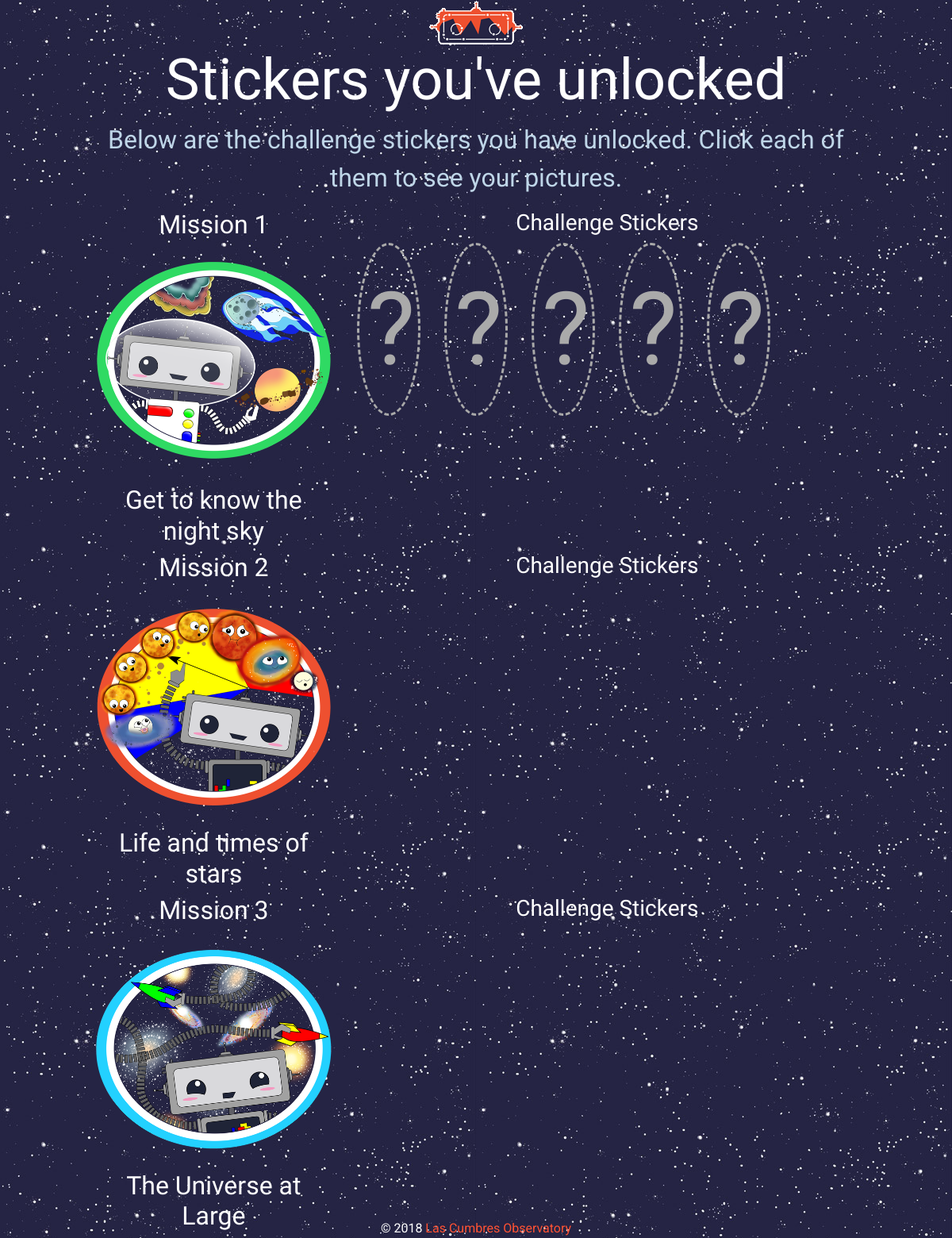
Page /stickers/ (signed in) on the committed database.
### explorer/models.py (models this page shows, shortened)
class Mission(models.Model):
    number = models.IntegerField()
    name = models.CharField(max_length=200)
    patch = models.ImageField(upload_to='patches')
    sticker_total = models.IntegerField(default=0)

### stickers/models.py (models this page shows, shortened)
class Sticker(models.Model):
    desc = models.CharField(max_length=200)
    filename = models.ImageField(upload_to='stickers/')
    challenge = models.ForeignKey(Challenge, null=True, blank=True)
    progress = models.CharField(max_length=20, choices=settings.PROGRESS_OPTIONS)
    active = models.BooleanField(default=True)

### stickers/views.py (the view)
# urls.py: url(r'^stickers/$', StickerView.as_view(), name='stickers'),
class StickerView(LoginRequiredMixin, ListView):
    model = Sticker
    def get_context_data(self):
        context = super(StickerView, self).get_context_data()
        context['missions'] = Mission.objects.all()#.order_by('challenge__mission','challenge__number')
        return context
    def get_queryset(self):
        queryset = super(StickerView, self).get_queryset()
        queryset = queryset.filter(personsticker__user__username=self.request.user).order_by('sticker.challenge')
        return queryset

### serol/auth_backend.py (called while the page is built)
    def get_user(self, user_id):
        try:
            return User.objects.get(pk=user_id)
        except User.DoesNotExist:
            return None

### stickers/templates/stickers/sticker_list.html (shortened to what this page needs)
{% extends 'explorer/base.html' %}
{% load i18n staticfiles %}
{% block main-content %}
<div class="container">
  <a href="{% url 'home' %}"><img src="{% static 'explorer/images/serol_logo_sm.png'%}" /></a>
  <h1>{% trans "Stickers you've unlocked" %}</h1>
  <p>{% trans "Below are the challenge stickers you have unlocked. Click each of them to see your pictures."%}</p>
  {% for mission in missions %}
  <div class="row">
    <div class="col-4">
      <h2>Mission {{mission.number}}</h2>
      <img src="{{MEDIA_PREFIX}}{{mission.patch}}" alt="Mission {{mission.number}} patch" class="img-fluid rounded" />
      <h2>{{mission.name}}</h2>
    </div>
  <div class="col-8">
    <h3>Challenge Stickers</h3>
    <div class="row">
  {% for challenge in mission.challenge_set.all %}
  {% for  sticker in challenge.sticker_set.all %}
    {% if sticker in object_list %}
      <div class="col-2">
        <a href="{% url 'summary' sticker.challenge.pk %}"><img src="{{MEDIA_PREFIX}}{{sticker.filename}}" alt="{{sticker.challenge.name}}" class="img-fluid rounded" /></a>
      </div>
    {% else %}
    <div class="col-2">
      <div class="blank-sticker">?</i></div>
    </div>
    {% endif %}
    {% endfor %}
  {% empty%}
  <p>No stickers defined?</p>
  {% endfor %}
</div>
</div>
</div>
  {% endfor %}
</div>
{% endblock %}

### explorer/static/explorer/css/layout.css (style rules this page uses)
@media (min-width: 1px) { .container { width: 992px; } }
a, a:focus, a:hover { color: #ff5233; }
html, body { height: 100%; }
body { text-align: center; font-family: 'Roboto', sans-serif; background: url('../images/serol_bg_sm.jpg') repeat fixed #2b3e50; color: #fff; }
h1, h2, h3, h4, h5, h6, .target-name { font-family: 'Oswald', sans-serif; font-weight: 300; color: #fff; }
h1 { font-size:4.5rem; }
p { font-size:2rem; color:#bfd6e8; }
.blank-sticker { -webkit-border-radius: 50%; -moz-border-radius: 50%; border-radius: 50%; border-style: dashed; border-color: #aaa; border-width: 3px; min-height: 100%; }
.blank-sticker { color: #aaa; padding:10px; font-size:800%; }

### rows in the picture
Mission: number "1", patch (picture), name "Get to know the night sky"
Mission: number "2", patch (picture), name "Life and times of stars"
Mission: number "3", patch (picture), name "The Universe at Large"
